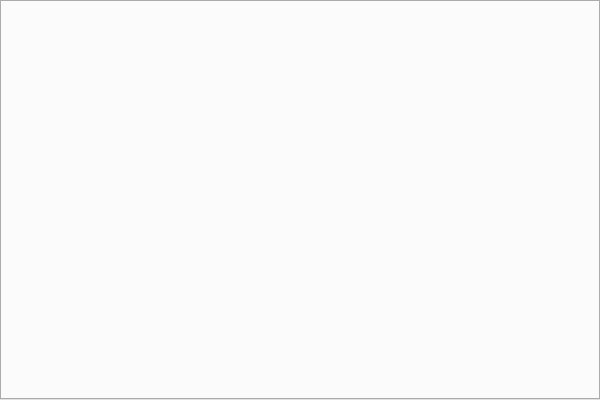
<?xml version="1.0" encoding="UTF-8"?>
<ui version="4.0">
 <class>TopmoreKitSSDManagerTabClass</class>
 <widget class="QWidget" name="TopmoreKitSSDManagerTabClass">
  <property name="geometry">
   <rect>
    <x>0</x>
    <y>0</y>
    <width>600</width>
    <height>400</height>
   </rect>
  </property>
  <property name="windowTitle">
   <string>TopmoreKitSSDManagerTab</string>
  </property>
  <layout class="QVBoxLayout" name="verticalLayout">
   <property name="spacing">
    <number>0</number>
   </property>
   <property name="leftMargin">
    <number>0</number>
   </property>
   <property name="topMargin">
    <number>0</number>
   </property>
   <property name="rightMargin">
    <number>0</number>
   </property>
   <property name="bottomMargin">
    <number>0</number>
   </property>
   <item>
    <widget class="QTabWidget" name="DrivesTabWidget"/>
   </item>
  </layout>
 </widget>
 <layoutdefault spacing="6" margin="11"/>
 <resources/>
 <connections/>
</ui>
